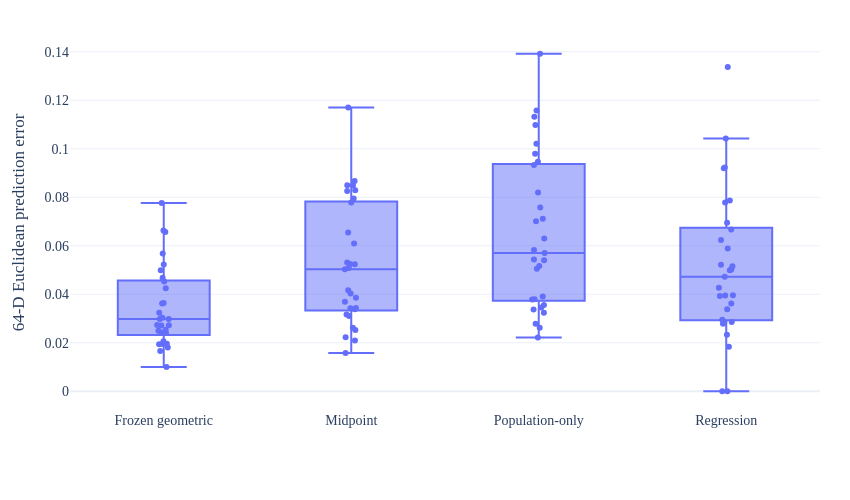

The notebook cell this image was saved under:
### Code cell
# ============================================================
# 16. STAGE 2 — FOUR-METHOD ERROR FIGURE
# ============================================================

plot_df = calibration_df.copy()

plot_df["Method"] = (
    plot_df["method"]
    .map(method_labels)
)

plot_df["Method"] = pd.Categorical(
    plot_df["Method"],
    categories=[
        method_labels[m]
        for m in METHOD_ORDER
    ],
    ordered=True,
)

fig = px.box(
    plot_df,
    x="Method",
    y="error_64D",
    points="all",
)

fig.update_traces(
    jitter=0.18,
    pointpos=0,
    marker=dict(size=6),
)

fig.update_layout(
    template="plotly_white",
    width=850,
    height=500,
    margin=dict(
        l=70,
        r=30,
        t=35,
        b=90,
    ),
    font=dict(
        family="Times New Roman",
        size=14,
    ),
    title=None,
    xaxis_title=None,
    yaxis_title="64-D Euclidean prediction error",
)

fig.show()

### Figure 1 — Plotly figure (JSON) as saved in the notebook; plotly's stock layout.template omitted (floating-point values rounded to 4 significant figures)
{"data": [{"alignmentgroup": "True", "boxpoints": "all", "hovertemplate": "Method=%{x}<br>error_64D=%{y}<extra></extra>", "jitter": 0.18, "legendgroup": "", "marker": {"color": "#636efa", "size": 6}, "name": "", "notched": false, "offsetgroup": "", "orientation": "v", "pointpos": 0, "showlegend": false, "type": "box", "x": ["Frozen geometric", "Midpoint", "Population-only", "Regression", "Frozen geometric", "Midpoint", "Population-only", "Regression", "Frozen geometric", "Midpoint", "Population-only", "Regression", "Frozen geometric", "Midpoint", "Population-only", "Regression", "Frozen geometric", "Midpoint", "Population-only", "Regression", "Frozen geometric", "Midpoint", "Population-only", "Regression", "Frozen geometric", "Midpoint", "Population-only", "Regression", "Frozen geometric", "Midpoint", "Population-only", "Regression", "Frozen geometric", "Midpoint", "Population-only", "Regression", "Frozen geometric", "Midpoint", "Population-only", "Regression", "Frozen geometric", "Midpoint", "Population-only", "Regression", "Frozen geometric", "Midpoint", "Population-only", "Regression", "Frozen geometric", "Midpoint", "Population-only", "Regression", "Frozen geometric", "Midpoint", "Population-only", "Regression", "Frozen geometric", "Midpoint", "Population-only", "Regression", "Frozen geometric", "Midpoint", "Population-only", "Regression", "Frozen geometric", "Midpoint", "Population-only", "Regression", "Frozen geometric", "Midpoint", "Population-only", "Regression", "Frozen geometric", "Midpoint", "Population-only", "Regression", "Frozen geometric", "Midpoint", "Population-only", "Regression", "Frozen geometric", "Midpoint", "Population-only", "Regression", "Frozen geometric", "Midpoint", "Population-only", "Regression", "Frozen geometric", "Midpoint", "Population-only", "Regression", "Frozen geometric", "Midpoint", "Population-only", "Regression", "Frozen geometric", "Midpoint", "Population-only", "Regression", "Frozen geometric", "Midpoint", "Population-only", "Regression", "Frozen geometric", "Midpoint", "Population-only", "Regression", "Frozen geometric", "Midpoint", "Population-only", "Regression", "Frozen geometric", "Midpoint", "Population-only", "Regression"], "x0": " ", "xaxis": "x", "y": [0.0568, 0.08496, 0.05434, 0.07786, 0.02492, 0.02615, 0.07116, 0.06239, 0.03617, 0.06547, 0.1392, 0.1337, 0.04248, 0.08668, 0.02784, 0.03624, 0.07768, 0.117, 0.05169, 0.03929, 0.01943, 0.03695, 0.03784, 0.02861, 0.04531, 0.08482, 0.09335, 0.03949, 0.02718, 0.0503, 0.1132, 0.07862, 0.02978, 0.07945, 0.05699, 0.02953, 0.02402, 0.01579, 0.02616, 0.05217, 0.01802, 0.03381, 0.05828, 0.06948, 0.00997, 0.04166, 0.02214, 0.0184, 0.02427, 0.0386, 0.06296, 0.02328, 0.02062, 0.03429, 0.1158, 0.05886, 0.02709, 0.06092, 0.07574, 0.03963, 0.03033, 0.02097, 0.03372, 0.05151, 0.02733, 0.05086, 0.03456, 1.253e-07, 0.05224, 0.08285, 0.09469, 0.1043, 0.06571, 0.07785, 0.05398, 0.06673, 0.01947, 0.03428, 0.0979, 0.02861, 0.01956, 0.02522, 0.07014, 0.02787, 0.06625, 0.08263, 0.05047, 0.03381, 0.04684, 0.05306, 0.0356, 0.0499, 0.03233, 0.05249, 0.1099, 0.092, 0.04988, 0.03161, 0.08192, 0.05026, 0.02535, 0.03103, 0.03797, 0.04721, 0.03635, 0.05239, 0.03236, 9.694e-08, 0.02976, 0.04034, 0.03906, 0.09224, 0.01662, 0.02224, 0.1021, 0.04268], "y0": " ", "yaxis": "y"}], "layout": {"boxmode": "group", "font": {"family": "Times New Roman", "size": 14}, "height": 500, "legend": {"tracegroupgap": 0}, "margin": {"b": 90, "l": 70, "r": 30, "t": 35}, "title": {}, "width": 850, "xaxis": {"anchor": "y", "domain": [0, 1], "title": {}}, "yaxis": {"anchor": "x", "domain": [0, 1], "title": {"text": "64-D Euclidean prediction error"}}}}
